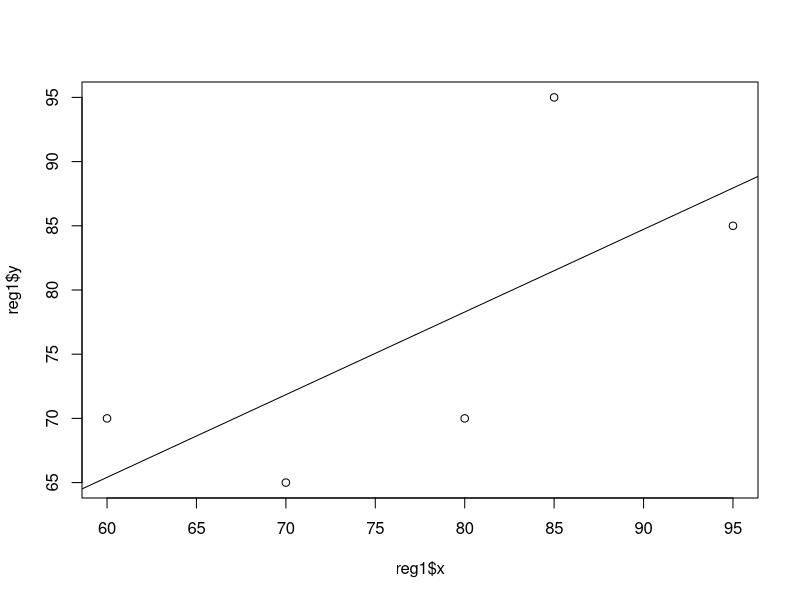
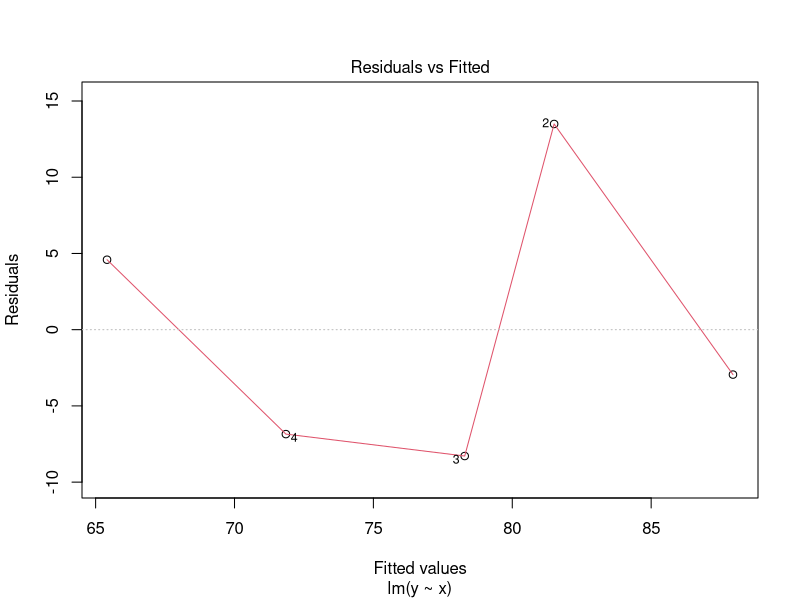
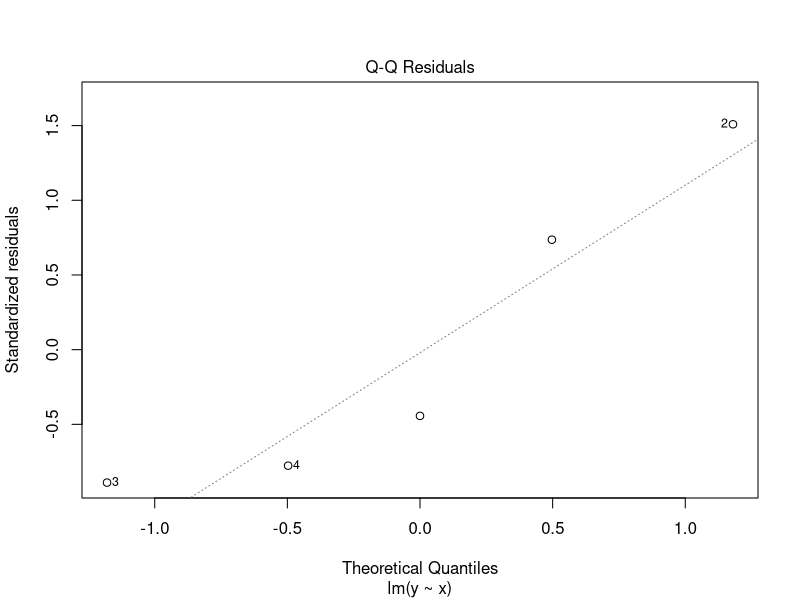
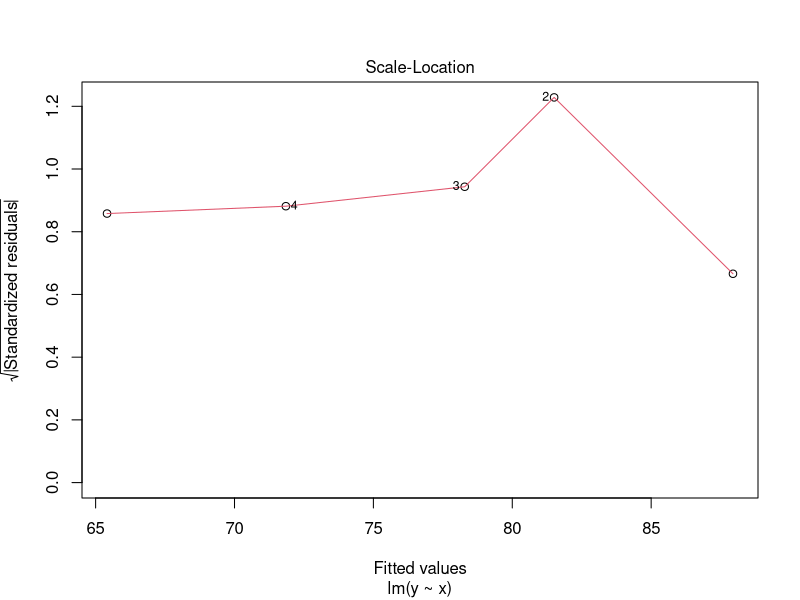
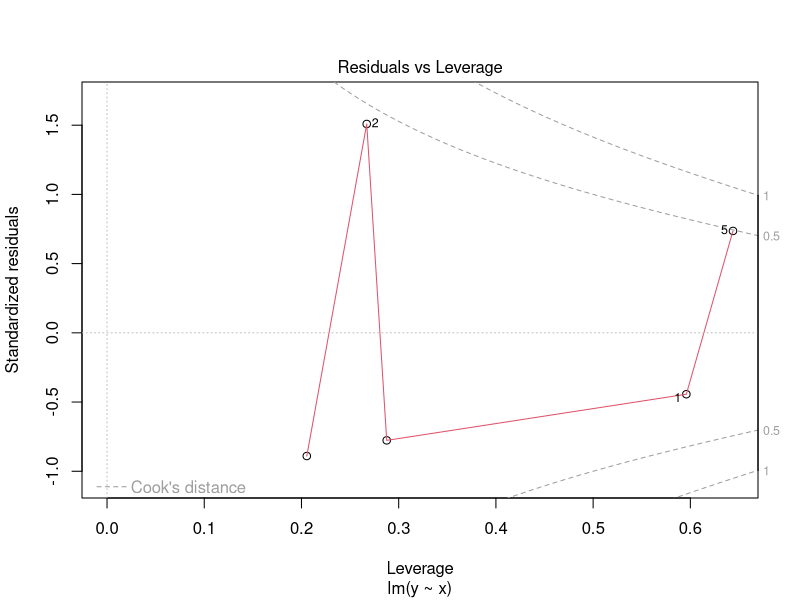

Source code (R) for these figures, in order:
x=c(95,85,80,70,60)
y=c(85,95,70,65,70)
reg1=data.frame(x,y)


cor(reg1$x,reg1$y)
cor(reg1$x,reg1$y)^2
plot(reg1$x,reg1$y)
fit=lm(reg1$y~reg1$x)

fit=lm(y~x, data=reg1)#better way to write it!

abline(fit)
fit
plot(fit)
confint(fit,level = .92)
confint(fit,level = .95)
anova(fit)



ciy=predict(fit,data.frame(x=81),se.fit=T,interval="confidence",level=.95)

piy=predict(fit,data.frame(x=81),se.fit=T,interval="prediction")
